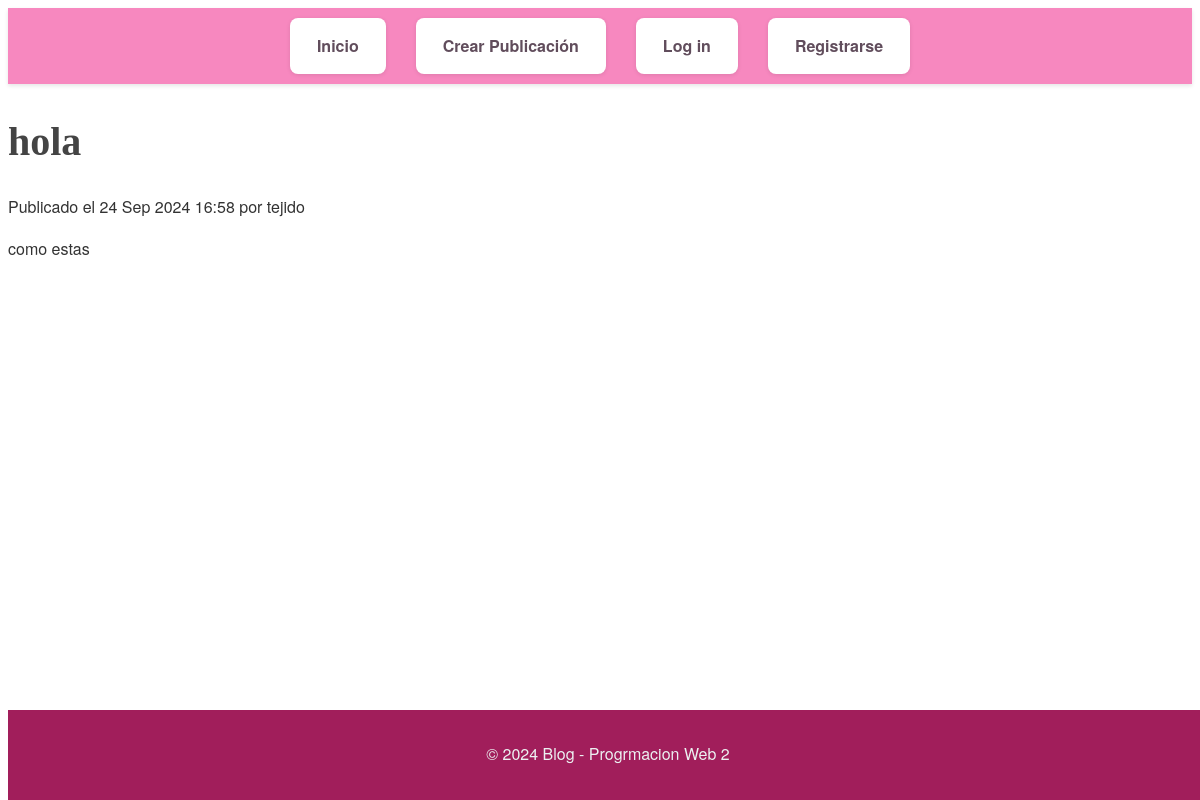
The app's page /post//posts/7/ with its own data.
### post/models.py (models this page shows, shortened)
class Post(models.Model):
    titulo = models.CharField(max_length=200)
    contenido = models.TextField()
    fecha = models.DateTimeField(auto_now_add=True)
    autor = models.ForeignKey(User, on_delete=models.CASCADE)

### post/views.py (the view)
# urls.py: path('/posts/<int:pk>/', DetallePublicacionView.as_view(), name='detalle_publicacion'),
class DetallePublicacionView(DetailView):
    model = Post
    template_name = 'detalle.html'

### post/templates/detalle.html (shortened to what this page needs)
{% extends 'base.html' %}
{% block content %}
    <h1>{{ post.titulo }}</h1>
    <p>Publicado el {{ post.fecha|date:"d M Y H:i" }} por {{ post.autor }}</p>
    <p>{{ post.contenido }}</p>
{% endblock %}

### post/static/pages/styles.css (style rules this page uses)
body { font-family: 'Helvetica Neue', Arial, sans-serif; font-size: 16px; line-height: 1.6; color: #333; }
h1, h2, h3, h4, h5, h6 { font-family: 'Georgia', serif; color: #444444; margin-bottom: 20px; }
h1 { font-size: 2.5em; }
p { margin-bottom: 15px; }
body { padding-bottom: 60px; }

### records on screen
Post: titulo "hola", fecha "24 Sep 2024 16:58", autor "tejido", contenido "como estas"
